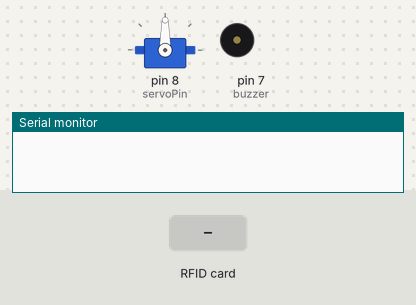
Bench run of a sketch on a simulated Arduino Uno, built with avr-gcc and run on an emulated ATmega328P. Shown: servo, buzzer (waves = sounding), the last lines printed to the serial monitor. The inputs (shaded band) are chosen by the test bench.

Above: at 1.2 s.
1.3 s: RFID card 5E 7A 19 C4 held to the reader
At 1.43 s:
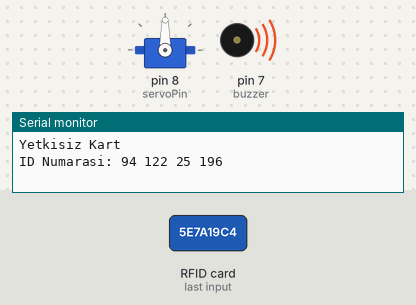
Timing chart, 0 to 4.3 s (numbered marks = the images above; inputs shaded):
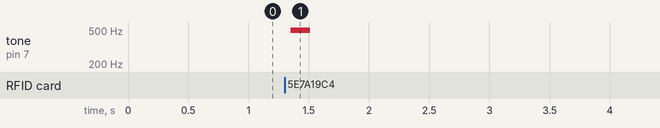

The sketch:

rfid-door-lock.ino
```cpp
#include <MFRC522.h>
#include <Servo.h>
#include <SPI.h>


int buzzer = 7;
int RST_PIN = 9;
int SS_PIN = 10;
int servoPin = 8;
Servo motor;
MFRC522 rfid(SS_PIN, RST_PIN);
byte ID[4] = {176, 14, 195, 128};
void setup() {
  motor.attach(servoPin);
  Serial.begin(9600);
  SPI.begin();
  rfid.PCD_Init();
  pinMode(buzzer, OUTPUT);
}

void loop() {

  if ( ! rfid.PICC_IsNewCardPresent())
    return;

  if ( ! rfid.PICC_ReadCardSerial())
    return;

  if (rfid.uid.uidByte[0] == ID[0] &&
    rfid.uid.uidByte[1] == ID[1] &&
    rfid.uid.uidByte[2] == ID[2] &&
    rfid.uid.uidByte[3] == ID[3] ) {
        Serial.println("Kapi acildi");
        ekranaYazdir();
        motor.write(90);
        delay(3000);
        motor.write(0);
        delay(1000);


    }
    else{
      Serial.println("Yetkisiz Kart");
      ekranaYazdir();
      for (int i = 0; i < 80; i++) {
      digitalWrite(buzzer, HIGH);
      delay(1); // delay 1ms
      digitalWrite(buzzer, LOW);
      delay(1);}


    }
  rfid.PICC_HaltA();
}
void ekranaYazdir(){
  Serial.print("ID Numarasi: ");
  for(int sayac = 0; sayac < 4; sayac++){
    Serial.print(rfid.uid.uidByte[sayac]);
    Serial.print(" ");
  }
  Serial.println("");
}
```

Measured:
- after the input at 1.3 s, tone on pin 7 (buzzer): silent → 496 Hz after 0.05 s, → silent 0.16 s later
